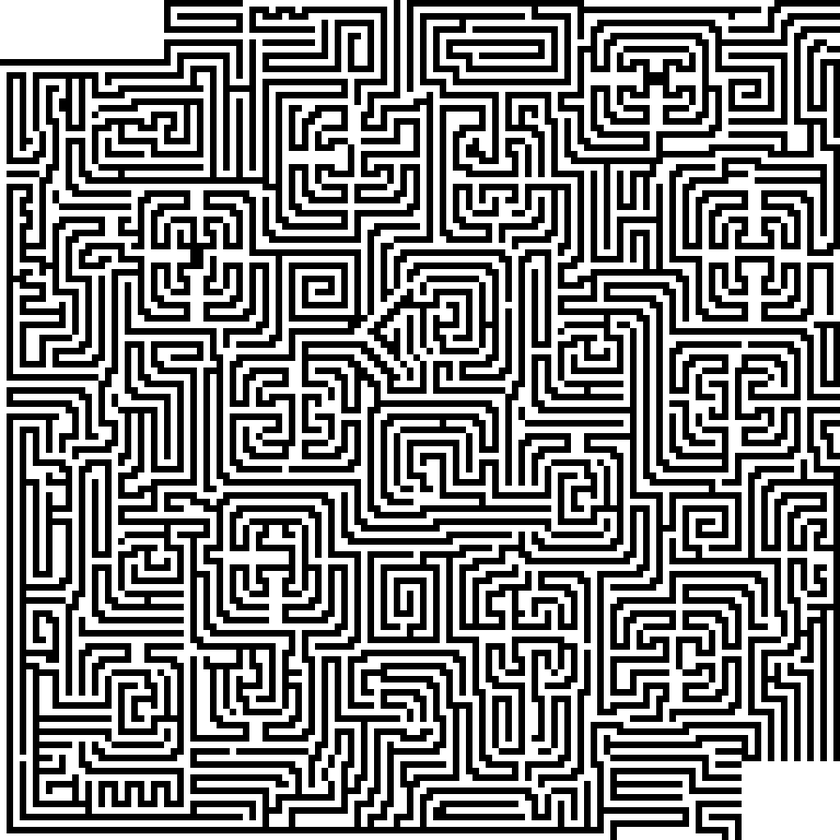
#> input picture maze.png, 840 x 840 px, shrunk from 1024 x 1024 before the run
$ python main.py
#> lines starting #> are read from the running program, lines starting #| are printed output that depends on the picture
from PIL import Image
from collections import deque

# load image
img = Image.open("maze.png").convert('RGB')
width, height = img.size
#> width = 840; height = 840

if width != height:
    raise ValueError(f"Image must be square! Got {width}x{height}")

n = width
#> n = 840

# convert image to grid
grid = []
for y in range(n):
    row = []
    for x in range(n):
        pixel = img.getpixel((x, y))
        row.append(0 if pixel == (255, 255, 255) else 1)  # 0 = walkable, 1 = wall
    grid.append(row)
#> after the loop, grid = 840 items

# helper BFS functions
def isValid(pos, grid, n):
    x, y = pos
    return 0 <= x < n and 0 <= y < n and grid[y][x] == 0

def getNeighbours(pos):
    x, y = pos
    return [(x+1, y), (x-1, y), (x, y+1), (x, y-1)]

def BFS(start, end, grid, n):
#> called with start = (0, 0), end = (839, 839), n = 840
    queue = deque([start])
    visited = {start}
    parent = {start: None}

    while queue:
        pos = queue.popleft()
        if pos == end:
            path = []
            current = end
            while current is not None:
                path.append(current)
                current = parent[current]
            path.reverse()
            return path

        for neighbour in getNeighbours(pos):
            if isValid(neighbour, grid, n) and neighbour not in visited:
                queue.append(neighbour)
                visited.add(neighbour)
                parent[neighbour] = pos

    return []

path = BFS((0, 0), (n-1, n-1), grid, n)
#> path = 2301 pairs, first value 0 to 839, second value 0 to 839
path_set = set(path)
#> path_set = 2301 items

# create the output image
output = Image.new('RGB', (n, n))
#> output: PIL image 840x840 RGB; every value is 0

for y in range(n):
    for x in range(n):
        if (x, y) in path_set:
            output.putpixel((x, y), (0, 255, 0))  # green path
        elif grid[y][x] == 1:
            output.putpixel((x, y), (0, 0, 0))    # black walls
        else:
            output.putpixel((x, y), (255, 255, 255))  # white walkable
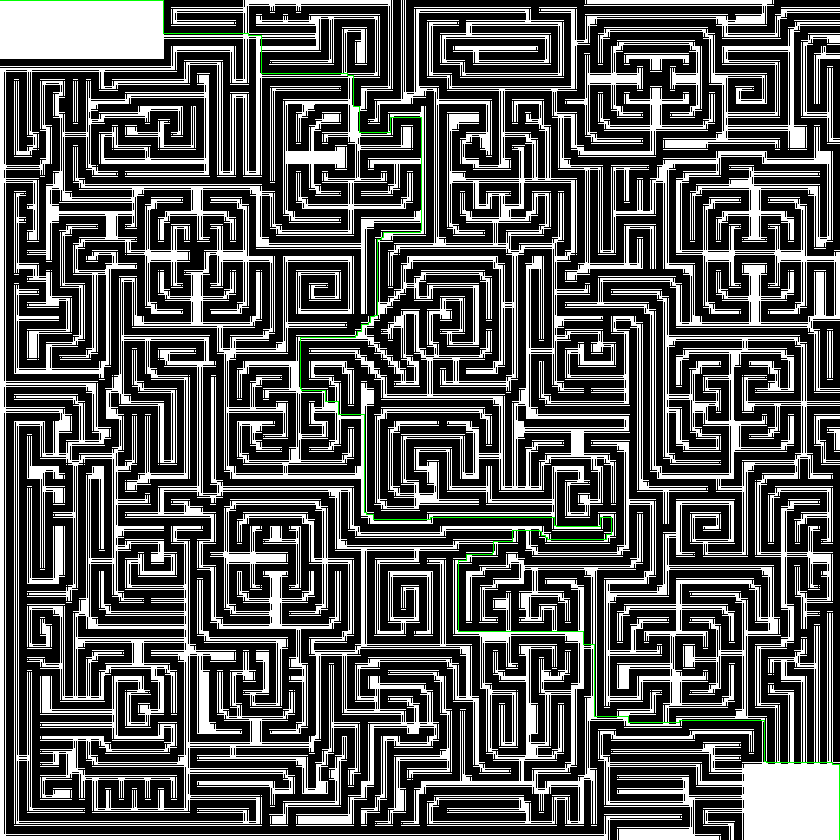
#> output: PIL image 840x840 RGB; mean R, G, B 84.6, 85.5, 84.6

# save solved maze image
output.save("solved_maze.png")
print("Saved solved_maze.png")
